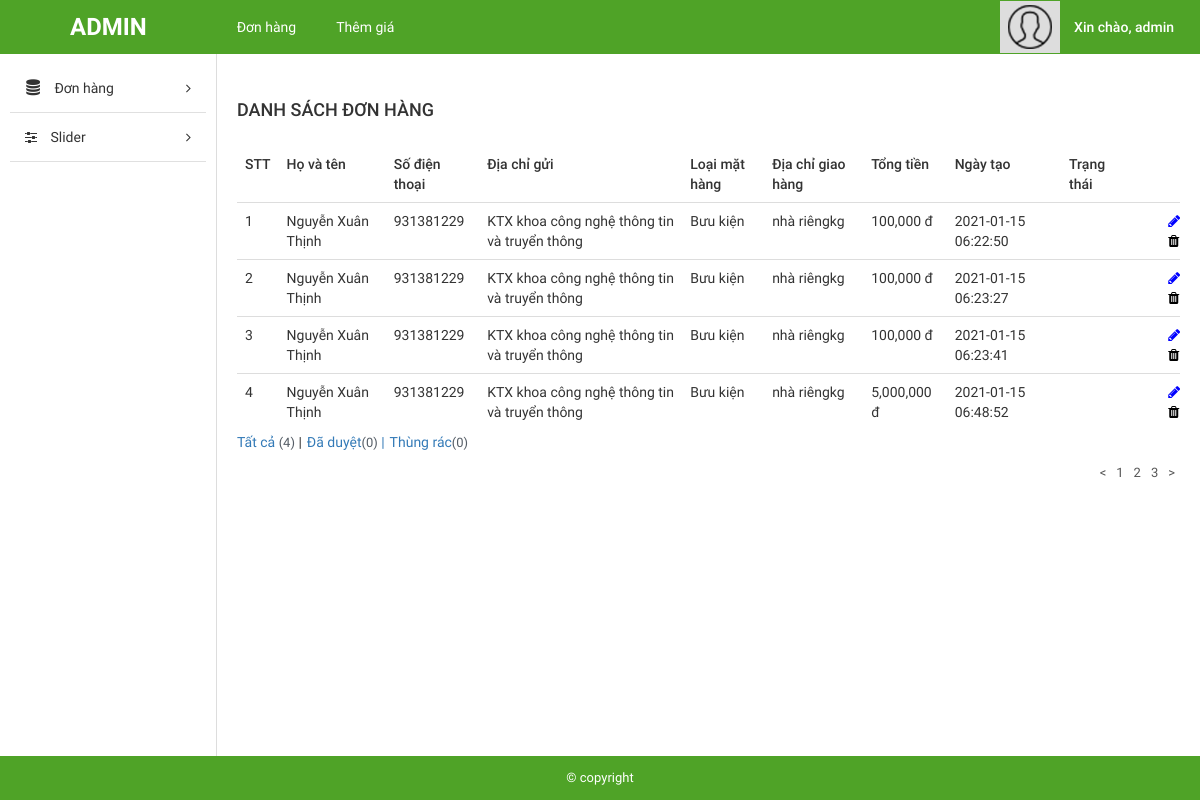
/admin/index.php (signed in), run on the app's committed database.
### tables this page shows
CREATE TABLE `ship_order` (
  `id` int(11) NOT NULL,
  `name` varchar(255) NOT NULL,
  `address` varchar(255) NOT NULL,
  `phone` int(15) NOT NULL,
  `item` varchar(255) NOT NULL,
  `addressto` varchar(255) NOT NULL,
  `money` float NOT NULL,
  `created_time` timestamp NOT NULL DEFAULT current_timestamp(),
  `status` varchar(255) NOT NULL
);

### admin/pages/list_order.php (the view, shortened to what this page needs)
<?php
if (!empty($_SESSION['current_user'])) {
    ?>
    <?php
    include 'connect_db.php';
    $sql = "SELECT * FROM `ship_order`";
    $result = mysqli_query($conn, $sql);
    $list_order = array();
    $num_rows = mysqli_num_rows($result);
    if ($num_rows > 0) {
        while ($row = mysqli_fetch_assoc($result)) {
            $list_order[] = $row;
        }
    }
    ?>
    <div id="main-content-wp" class="list-product-page">
        <div class="wrap clearfix">
            <?php require 'inc/sidebar.php'; ?>
            <div id="content" class="fl-right">
                <div class="section" id="title-page">
                    <div class="clearfix">
                        <h3 id="index" class="fl-left">Danh sách đơn hàng</h3>
                    </div>
                </div>
                <div class="section" id="detail-page">
                    <div class="section-detail">
                        <div class="table-responsive">
                            <table class="table list-table-wp">
                                <thead>
                                    <tr>
                                        <td><span class="thead-text">STT</span></td>
                                        <td><span class="thead-text">Họ và tên</span></td>
                                        <td><span class="thead-text">Số điện thoại</span></td>
                                        <td><span class="thead-text">Địa chỉ gửi</span></td>
                                        <td><span class="thead-text">Loại mặt hàng</span></td>
                                        <td><span class="thead-text">Địa chỉ giao hàng</span></td>
                                        <td><span class="thead-text">Tổng tiền</span></td>
                                        <td><span class="thead-text">Ngày tạo</span></td>
                                        <td><span class="thead-text">Trạng thái</span></td>
                                    </tr>
                                </thead>
                                <tfoot>
                                    <?php
                                    $temp = 0;
                                    foreach ($list_order as &$order) {
                                        $temp++;
                                        ?>
                                        <tr>
                                            <td><span class="tbody-text"><h3><?php echo $temp ?></h3></span>
                                            <td><span class="tbody-text"><?= $order['name'] ?></h3></span>
                                            <td><span class="tbody-text"><?= $order['phone'] ?></span></td>
                                            <td><span class="tbody-text"><?= $order['address'] ?></span></td>
                                            <td><span class="tbody-text"><?= $order['item'] ?></span></td>
                                            <td><span class="tbody-text"><?= $order['addressto'] ?></span>kg</td>
                                            <td><span class="tbody-text"><?= number_format($order['money']) ?> đ</span></td>
                                            <td><span class="tbody-text"><?= $order['created_time'] ?></span></td>
                                            <td><span class="tbody-text"><?php if ($order['status'] == 1) { ?>
                                                        <a href="#" style="color: #029ef3"><strong>Duyệt</strong></a>
                                                    <?php } elseif ($order['status'] == 2) { ?>
                                                        <a href="#" style="color: #029ef3"><strong>Đang lấy hàng</strong></a>
                                                    <?php } elseif ($order['status'] == 3) { ?>
                                                        <a href="#" style="color: green"><strong>Hoàn thành</strong></a>
                                                    <?php } elseif ($order['status'] == 4) { ?>
                                                        <a href="#" style="color: grey"><strong>Đã hủy</strong></a>
                                                    <?php } ?>
                                                </span></td>
                                            <td>
                                                <ul class="list-operation fl-right">
                                                    <li><a href="<?php echo $order['url_update']; ?>" title="Sửa" style="color: blue" class="edit"><i class="fa fa-pencil" aria-hidden="true"></i></a></li>
                                                    <li><a href="<?php echo $order['url_delete']; ?>" title="Xóa" style="color: black" class="delete"><i class="fa fa-trash" aria-hidden="true"></i></a></li>
                                                </ul>
                                            </td>
                                        </tr>
                                        <?php
                                    }
                                    ?>
                                </tfoot>
                            </table>
                        </div>
                    </div>
                </div>
                <div class="section" id="paging-wp">
                    <div class="section-detail clearfix">
                        <div class="filter-wp clearfix">
                            <ul class="post-status fl-left">
                                <li class="all"><a href="">Tất cả <span class="count">(<?php echo $num_rows ?>)</span></a> |</li>
                                <li class="pending"><a href="">Đã duyệt<span class="count">(0)</span> |</a></li>
                                <li class="pending"><a href="">Thùng rác<span class="count">(0)</span></a></li>
                            </ul>
                        </div>
                        <ul id="list-paging" class="fl-right">
                            <li>
                                <a href="" title=""><</a>
                            </li>
                            <li>
                                <a href="?page=list_order&pages=1" title="">1</a>
                            </li>
                            <li>
                                <a href="?page=list_order&pages=2" title="">2</a>
                            </li>
                            <li>
                                <a href="?page=list_order&pages=2" title="">3</a>
                            </li>
                            <li>
                                <a href="" title="">></a>
                            </li>
                        </ul>
                    </div>
                </div>
            </div>
        </div>
    </div>
<?php } else {
    ?>
    <body>
        <strong>Bạn cần <a href="./login/login.php">đăng nhập</a> để sử dụng chức năng này !!</strong>
    </body>
<?php } ?>

### admin/inc/header.php (shortened to what this page needs)
<!DOCTYPE html>
<html>
    <head>
        <link href="public/css/bootstrap/bootstrap.min.css" rel="stylesheet" type="text/css"/>
        <link href="public/css/bootstrap/bootstrap-theme.min.css" rel="stylesheet" type="text/css"/>
        <link href="public/reset.css" rel="stylesheet" type="text/css"/>
        <link href="public/css/font-awesome/css/font-awesome.min.css" rel="stylesheet" type="text/css"/>
        <link href="public/style.css" rel="stylesheet" type="text/css"/>
        <link href="public/responsive.css" rel="stylesheet" type="text/css"/>
    </head>
    <body>
        <div id="site">
            <div id="container">
                <div id="header-wp">
                    <div class="wp-inner clearfix">
                        <a href="?page=add_product" title="" id="logo" class="fl-left">ADMIN</a>
                        <ul id="main-menu" class="fl-left">
                            <li>
                                <a href="" title="">Đơn hàng</a>
                            </li>
                            <li><a href="./addprice/index.php" title="">Thêm giá</a></li>
                        </ul>
                        <div id="dropdown-user" class="dropdown dropdown-extended fl-right">
                            <button class="dropdown-toggle clearfix" type="button"  data-toggle="dropdown" aria-haspopup="true" aria-expanded="true">
                                <div id="thumb-circle" class="fl-left">
                                    <img src="public/images/img-admin.png">
                                </div>
                                <h3 id="account" class="fl-right">Xin chào, admin</h3>
                            </button>
                        </div>
                    </div>
                </div>

### admin/index.php
<?php
$page = isset($_GET['page']) ? $_GET['page'] : 'list_order';
$path = "pages/{$page}.php";
require './inc/header.php';
if (file_exists($path)) {
    require "{$path}";
} else {
    require "./pages/404.php";
}
require './inc/footer.php';
?>

### admin/inc/sidebar.php (shortened to what this page needs)
<div id="sidebar" class="fl-left">
    <ul id="sidebar-menu">
        <li class="nav-item">
            <a href="" title="" class="nav-link nav-toggle">
                <span class="fa fa-database icon"></span>
                <span class="title">Đơn hàng</span>
            </a>
        </li>
        <li class="nav-item">
            <a href="#" title="" class="nav-link nav-toggle">
                <i class="fa fa-sliders" aria-hidden="true"></i>
                <span class="title">Slider</span>
            </a>
        </li>
    </ul>
</div>

### admin/inc/footer.php
<div id="footer-wp">
    <div class="wp-inner">
        <p id="copyright">© copyright</p>
    </div>
</div>
</div>
</div>
</body>
</html>

### admin/public/css/import/global.css (style rules this page uses)
body { font-family: "Roboto Regular"; font-size: 14px; line-height: 24px; color: #333; }
.fl-left { float: left; }
.fl-right { float: right; }
img { max-width: 100%; height: auto; display: block; }
ul li { list-style: none!important; }
a { text-decoration: none!important; }
.dropdown .dropdown-toggle { background: none; border: none; outline: none; }

### admin/public/css/import/list_post.css (style rules this page uses)
#header-wp { background: #4fa327; }
#main-menu li { float: left; }
#main-menu li a { display: block; color: #fff; padding: 15px 20px; }
#logo { font-family: 'Roboto Bold'; font-weight: normal; color: #fff; font-size: 24px; padding: 15px 70px; }
#thumb-circle { display: block; padding: 4px 8px; background: #ddd; }
#account { font-family: 'Roboto Medium'; font-weight: normal; color: #fff; padding: 14px 20px 14px 14px; }
#sidebar { width: 18%; padding: 10px; }
#content { width: 82%; border-left: 1px solid #ddd; padding: 20px; }
#index { font-family: 'Roboto Medium'; font-weight: normal; text-transform: uppercase; font-size: 18px; padding: 24px 0px; }
.list-table-wp thead tr td { font-family: 'Roboto Medium'; font-weight: normal; }
.list-operation li { float: left; }
.list-operation li a { display: block; padding: 0px 5px; color: #ddd; }
.list-operation { width: 25%; }
#list-paging li { float: left; }
#list-paging li a { display: inline-block; color: #555; font-size: 13px; padding: 0px 5px; }
#main-menu > li { position: relative; }
#copyright { display: block; text-align: center; color: #fff; font-size: 13px; background: #4FA327; padding: 10px 0px; }
.filter-wp { margin-bottom: 5px; }
.post-status li { float: left; font-size: 14px; margin-right: 5px; }
.post-status li .count { color: #555d66; font-size: 13px; display: inline-block; }

### admin/public/css/import/sidebar.css (style rules this page uses)
#sidebar-menu .nav-item .nav-link { position: relative; display: block; color: #333; text-decoration: none!important; padding: 12px 15px; border-bottom: 1px solid #e0e0e0; }
#sidebar-menu .nav-item .nav-link .icon { display: inline-block; font-size: 16px; line-height: normal; width: 1em; text-align: center; }
#sidebar-menu .nav-item .nav-link .title { display: inline-block; padding-left: 10px; }

### admin/public/css/import/detail_order.css (style rules this page uses)
.table { margin-bottom: 0!important; }

### data on the page
ship_order: name "Nguyễn Xuân Thịnh", phone "931381229", address "KTX khoa công nghệ thông tin và truyển thông", item "Bưu kiện", addressto "nhà riêng", money "100,000", created_time "2021-01-15 06:22:50"
ship_order: name "Nguyễn Xuân Thịnh", phone "931381229", address "KTX khoa công nghệ thông tin và truyển thông", item "Bưu kiện", addressto "nhà riêng", money "100,000", created_time "2021-01-15 06:23:27"
ship_order: name "Nguyễn Xuân Thịnh", phone "931381229", address "KTX khoa công nghệ thông tin và truyển thông", item "Bưu kiện", addressto "nhà riêng", money "100,000", created_time "2021-01-15 06:23:41"
ship_order: name "Nguyễn Xuân Thịnh", phone "931381229", address "KTX khoa công nghệ thông tin và truyển thông", item "Bưu kiện", addressto "nhà riêng", money "5,000,000", created_time "2021-01-15 06:48:52"

### other printed values
$num_rows "4"
